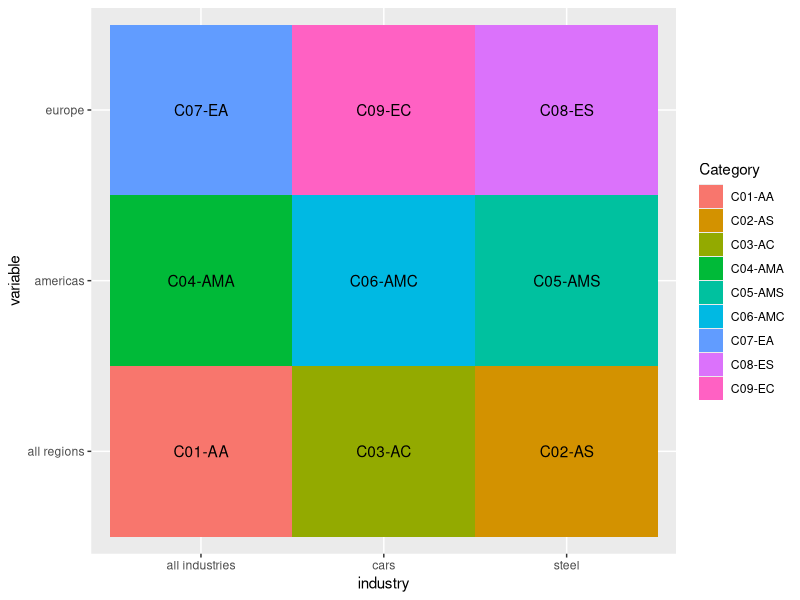

This figure's R source:
#ggplot required for drawing the heatmap
require(ggplot2)
#reshape required for melt function
require(reshape)

#create the required dataframe
df <- data.frame(industry = c('all industries','steel','cars'), 
                   'all regions' = c(250,150,100), americas = c(150,90,60), 
                   europe = c(150,60,40), check.names = FALSE)

#melt the dataframe using melt function
mymelt <- melt(df, id.var = c('industry'))

#change the variable name to category
names(mymelt)[3]="Category"
#name the categories
mymelt$Category = c("C01-AA","C02-AS","C03-AC","C04-AMA","C05-AMS","C06-AMC","C07-EA","C08-ES","C09-EC")

#draw the labelled heatmap 
ggplot(mymelt, aes(x = industry, y = variable, fill = Category)) +
  geom_tile() + geom_text(aes(fill = mymelt$Category, label = mymelt$Category))
